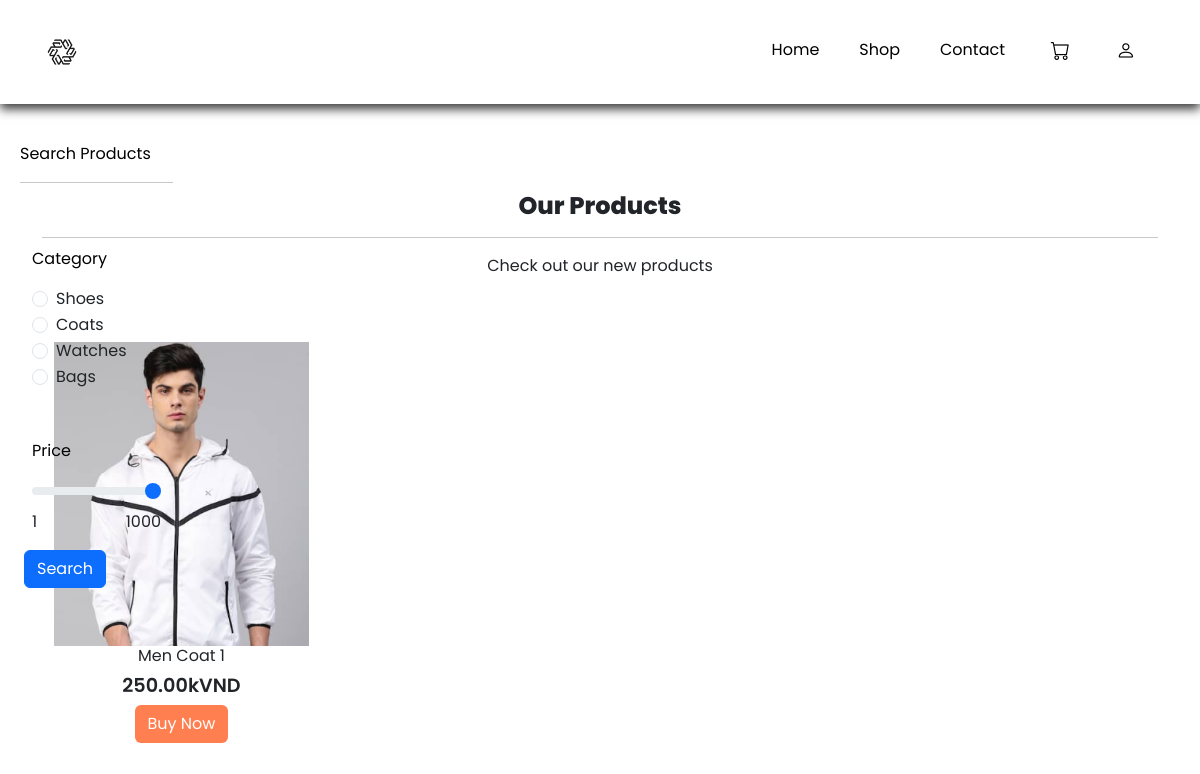
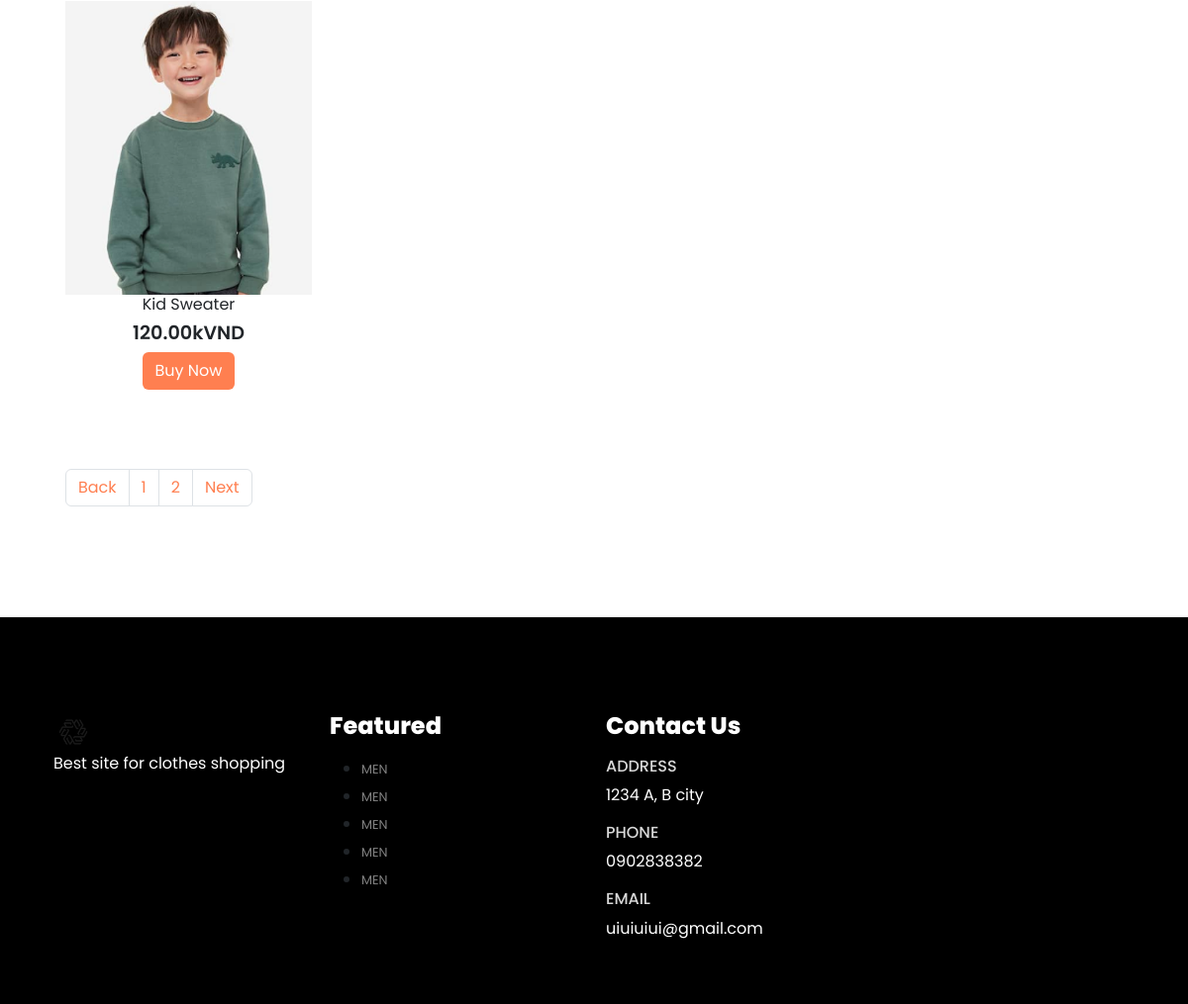
The page /shop.php?page_no=2 on the database its author committed (2 pictures, top to bottom).
### tables this page shows
CREATE TABLE `products` (
  `product_id` int(11) NOT NULL,
  `product_name` varchar(100) NOT NULL,
  `product_category` varchar(108) NOT NULL,
  `product_description` varchar(255) NOT NULL,
  `product_image` varchar(255) NOT NULL,
  `product_image2` varchar(255) DEFAULT NULL,
  `product_image3` varchar(255) DEFAULT NULL,
  `product_image4` varchar(255) DEFAULT NULL,
  `product_price` decimal(6,2) NOT NULL,
  `product_special_offer` int(2) DEFAULT NULL,
  `product_color` varchar(108) DEFAULT NULL
);

### shop.php (the view, shortened to what this page needs)
<?php include('layouts/header.php');?>
<?php
include('server/connection.php');
if(isset($_POST['search'])){
  if(isset($_GET['page_no']) && $_GET['page_no'] !=""){
    $page_no = $_GET['page_no'];
  }else{
    $page_no = 1;
  }
  $category = $_POST['category'];
  $price = $_POST['price'];
  $stmt1 = $conn->prepare("SELECT COUNT(*) As total_records FROM products WHERE product_category=? AND product_price<=?");
  $stmt1->bind_param('si',$category,$price);
  $stmt1->execute();
  $stmt1->bind_result($total_records);
  $stmt1->store_result();
  $stmt1->fetch();
  $total_records_per_page = 2;
  $offset = ($page_no-1) * $total_records_per_page;
  $previous_page = $page_no - 1;
  $next_page = $page_no + 1;
  $adjacents = "2";
  $total_no_of_pages = ceil($total_records/$total_records_per_page);
  $stmt2 = $conn->prepare("SELECT * FROM products WHERE product_category=? AND product_price<=? LIMIT $offset,$total_records_per_page");
  $stmt2->bind_param("si",$category,$price);
  $stmt2->execute();
  $products = $stmt2->get_result();
}else{
  if(isset($_GET['page_no']) && $_GET['page_no'] !=""){
    $page_no = $_GET['page_no'];
  }else{
    $page_no = 1;
  }
  $stmt1 = $conn->prepare("SELECT COUNT(*) As total_records FROM products");
  $stmt1->execute();
  $stmt1->bind_result($total_records);
  $total_records_per_page = 2;
  $offset = ($page_no-1) * $total_records_per_page;
  $total_no_of_pages = ceil($total_records/$total_records_per_page);
  $stmt2 = $conn->prepare("SELECT * FROM products LIMIT $offset,$total_records_per_page");
  $stmt2->execute();
  $products = $stmt2->get_result();
}
?>
      <section id="search" class="my-5 py-5 ms-2">
        <div class="container mt-5 py-5">
          <p>Search Products</p>
          <hr/>
        </div>
          <form action="shop.php" method="POST">
            <div class="row mx-auto container">
              <div class="col-lg-12 col-md-12 col-sm-12">
                <p>Category</p>
                  <div class="form-check">
                    <input class="form-check-input" type="radio" name="category" id="category_one" value="shoes" <?php if(isset($category) && $category=='shoes'){echo 'checked';}?>>
                    <label class="form-check-label" for="flexRadioDefault1">
                      Shoes
                    </label>
                  </div>
                  <div class="form-check">
                    <input class="form-check-input" type="radio" name="category" id="category_two" value="coats" <?php if(isset($category) && $category=='coats'){echo 'checked';}?>>
                    <label class="form-check-label" for="flexRadioDefault2">
                      Coats
                    </label>
                  </div>
                  <div class="form-check">
                    <input class="form-check-input" type="radio" name="category" id="category_three" value="watches" <?php if(isset($category) && $category=='watches'){echo 'checked';}?>>
                    <label class="form-check-label" for="flexRadioDefault3">
                      Watches
                    </label>
                  </div>
                  <div class="form-check">
                    <input class="form-check-input" type="radio" name="category" id="category_four" value="bags" <?php if(isset($category) && $category=='bags'){echo 'checked';}?>>
                    <label class="form-check-label" for="flexRadioDefault4">
                      Bags
                    </label>
                  </div>
              </div>
            </div>
            <div class="row mx-auto container mt-5">
              <div class="col-lg-12 col-md-12 col-sm-12">
                <p>Price</p>
                <input type="range" class="form-range w-58" min="1" max="1000" id="customRange2" name="price" value="<?php if(isset($price)){echo $price;}else{echo"1000";}?>"/>
                <div class="w-58">
                  <span style="float: left;">1</span>
                  <span style="float: right;">1000</span>
                </div>
              </div>
            </div>
            <div class="form-group my-3 mx-3">
              <input type="submit" name="search" value="Search" class="btn btn-primary"/>
            </div>
          </form>
      </section>
      <section id="shop" class="my-5 py-5">
        <div class="container text-center mt-5 py-5">
          <h3>Our Products</h3>
          <hr>
          <p class="text-dark">Check out our new products</p>
        </div>
      <?php while($row = $products->fetch_assoc()){?>
        <div class="row mx-auto container">
          <div onclick="window.location.href='single.php';" class="product text-center col-lg-3 col-md-4 col-sm-12">
            <img src="assets/imgs/<?php echo $row['product_image'];?>">
            <h5 class="p-name text-dark"><?php echo $row['product_name'];?></h5>
            <h4 class="p-price"><?php echo $row['product_price'];?>kVND</h4>
            <a class="btn buy-btn" href="<?php echo "single.php?product_id=".$row['product_id'];?>">Buy Now</a>
          </div>
      <?php }?>
          <nav aria-label="Page navigation example">
            <ul class="pagination mt-5">
                <li class="page-item <?php if($page_no<=1){echo 'disabled';}?>">
                  <a href="<?php if($page_no <=1){echo '#';}else{echo "?page_no=".($page_no-1);}?>" class="page-link">Back</a></li>
                <li class="page-item"><a href="?page_no=1" class="page-link">1</a></li>
                <li class="page-item"><a href="?page_no=2" class="page-link">2</a></li>
                <li class="page-item <?php if($page_no>= $total_no_of_pages){echo 'disabled';}?>">
                  <a href="<?php if($page_no >= $total_no_of_pages){echo '#';}else{echo "?page_no=".($page_no+1);}?>" class="page-link">Next</a></li>
            </ul>
          </nav>
        </div>
      </section>
<?php include('layouts/footer.php'); ?>

### assets/css/style.css (style rules this page uses)
* { margin: 0; padding: 0; box-sizing: border-box; }
body { font-family: 'Poppins', sans-serif; }
h3 { font-size: 1.5rem; font-weight: 800; }
h4 { font-size: 1.2rem; font-weight: 600; }
h5 { color: aliceblue; font-size: 1rem; font-weight: 400; }
p { color: black; }
.product { cursor: pointer; margin-bottom: 2rem; }
.product img { transition: 0.3s all; width: 100%; height: auto; box-sizing: border-box; object-fit: cover; }
#search { position: fixed; left: 0; top: -50px; float: left; }
.product .buy-btn { background-color: coral; color: white; }

### layouts/header.php (style rules this page uses)
.pagination a { color: coral; }

### rows shown on the page
products: product_image (picture), product_name "Men Coat 1", product_price "250.00"
products: product_image (picture), product_name "Kid Sweater", product_price "120.00"
